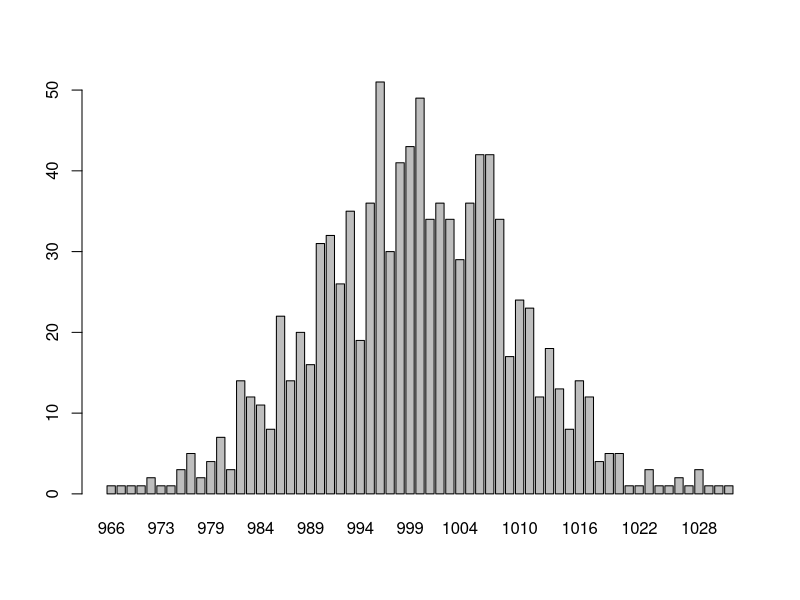
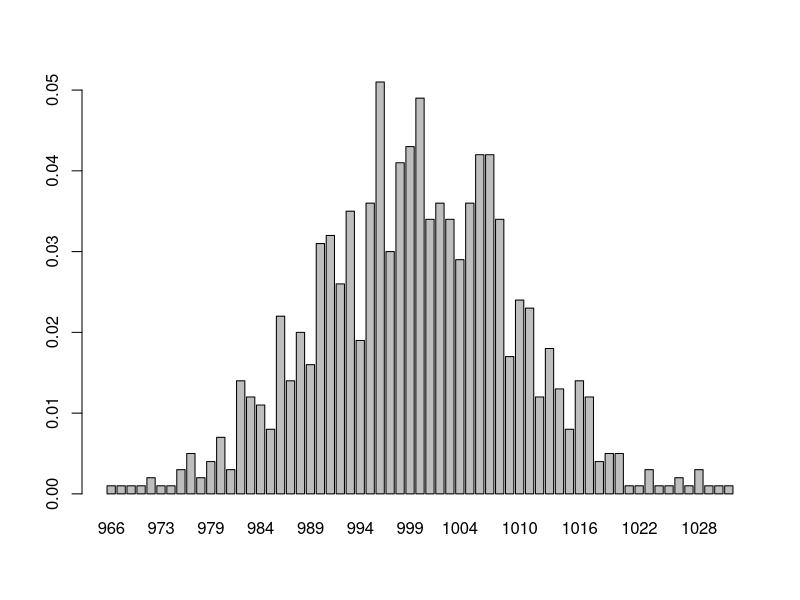
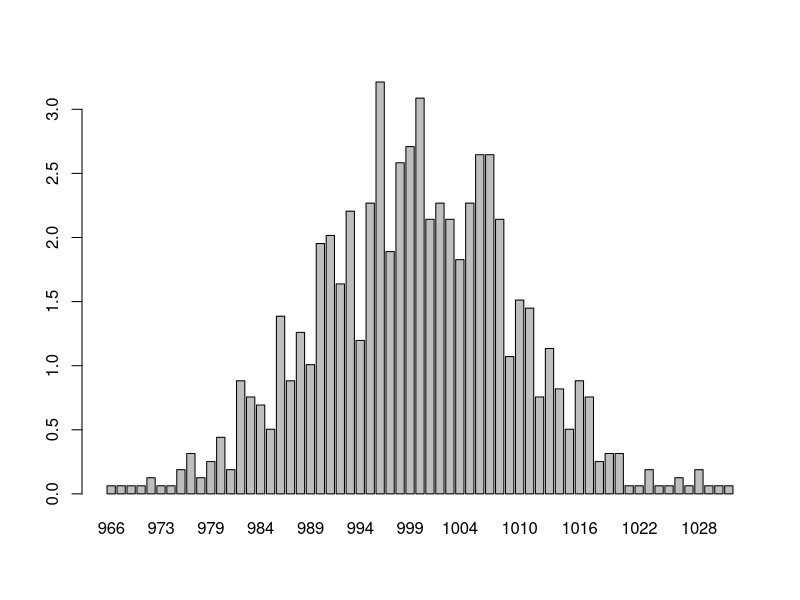
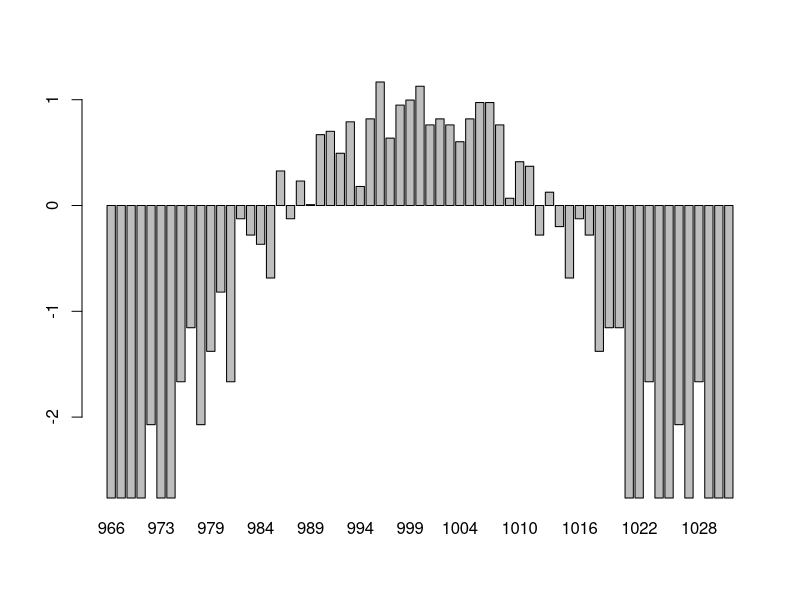
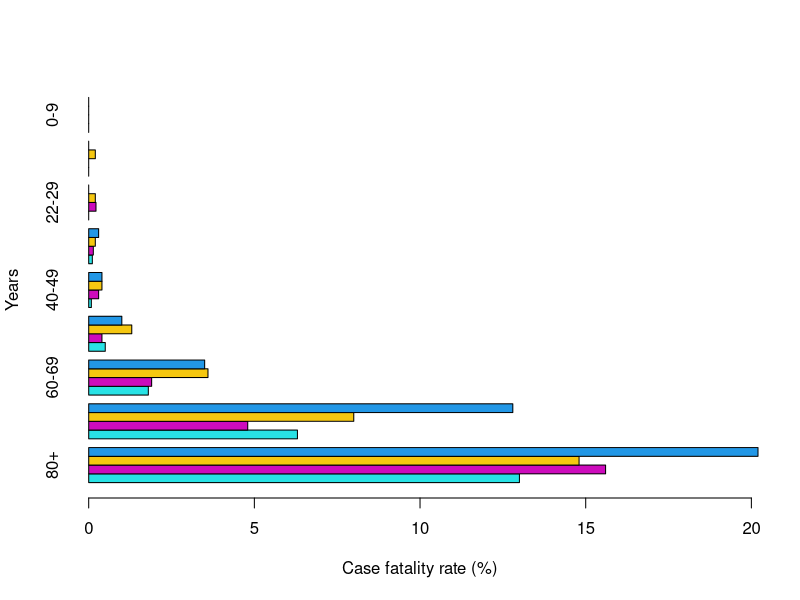
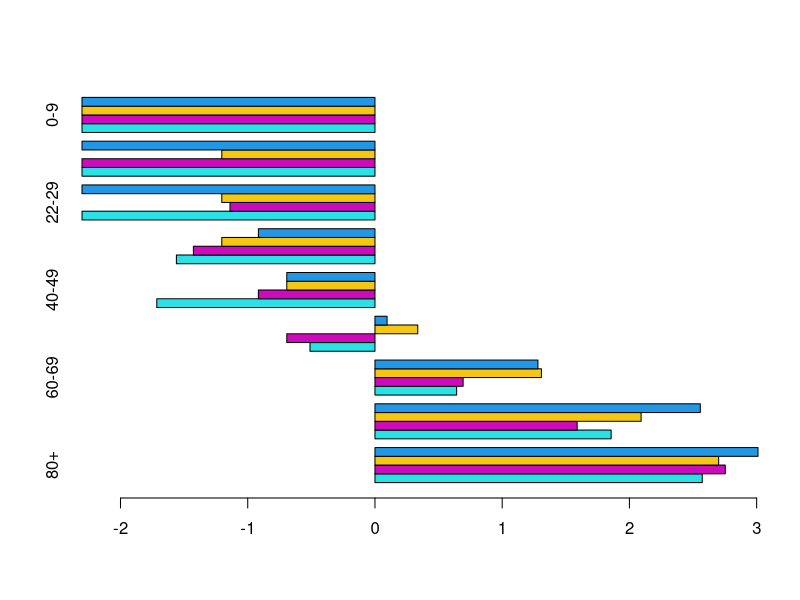
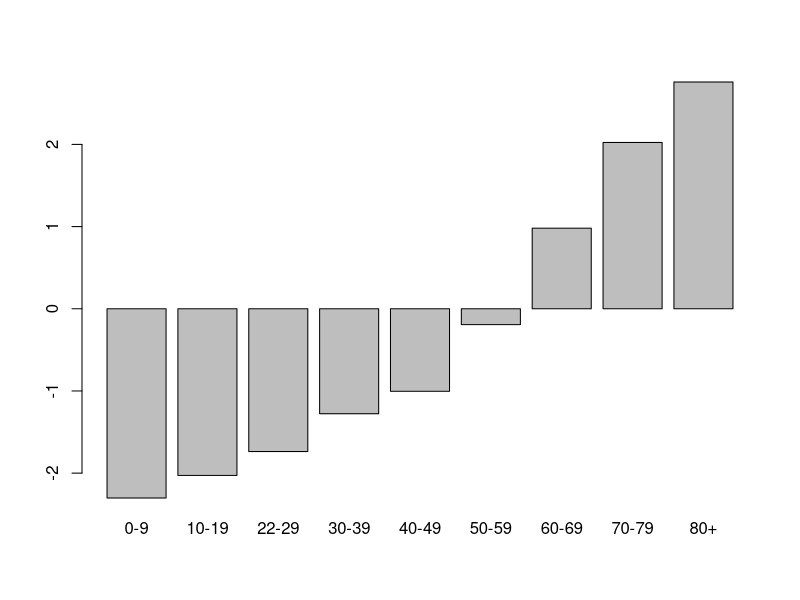
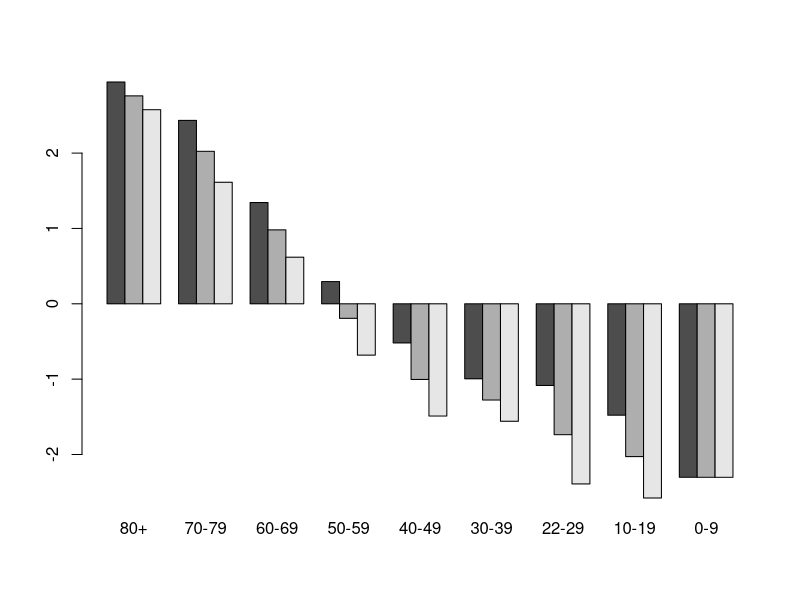

The R script that drew these images, in order:

## Generate some random categorical data
x <- round(rnorm(1000, 100) * 10)

head(x)

barplot(table(x))

t <- table(x)

## Change to frequencies
t <- t/1000

barplot(t)

## Average frequency?
a <- mean(t)
a

## relative frequency over the average
head(t)
head(t/a)

barplot(t/a)

barplot(log(t/a))


## Taking age data from here:
## https://ourworldindata.org/mortality-risk-covid#case-fatality-rate-of-covid-19-by-age

## The data below is a breakdown of CFR by age group across various
## countries. It shows very large differences of the CFR by age. This
## data is based on the number of confirmed cases and deaths in each
## age group as reported by national agencies.

## The data come from the:

## 1) Chinese Center for Disease Control and Prevention (CDC) as of
##    17th February;

## 2) Spanish Ministry of Health as of 24th March;

## 3) Korea Centers for Disease Control and Prevention (KCDC) as of
##    24th March; and

## 4) Italian National Institute of Health, as presented in the paper
##    by Onder et al. (2020) as of 17th March.17,18


case_fatality_rate_of_covid_19_by_age <-
    c(
        0.00, 0.00, 0.00, 0.00, #  0 to  9 years
        0.00, 0.00, 0.20, 0.00, # 10 to 19 years
        0.00, 0.22, 0.20, 0.00, # 22 to 29 years
        0.11, 0.14, 0.20, 0.30, # 30 to 39 years
        0.08, 0.30, 0.40, 0.40, # 40 to 49 years
        0.50, 0.40, 1.30, 1.00, # 50 to 59 years
        1.80, 1.90, 3.60, 3.50, # 60 to 69 years
        6.30, 4.80, 8.00, 12.8, # 70 to 79 years
        13.0, 15.6, 14.8, 20.2  # 80+      years
    )

cfrbyage <- case_fatality_rate_of_covid_19_by_age

## Knowing R, there is probably a cleaner way to do this...
cfrbyage.m <- matrix(cfrbyage, 9, byrow=TRUE)
cfrbyage.m

rownames(cfrbyage.m) <- c(
    "0-9",
    "10-19",
    "22-29",
    "30-39",
    "40-49",
    "50-59",
    "60-69",
    "70-79",
    "80+"
)

colnames(cfrbyage.m) <- c(
 "Italy", "China",   "Spain", "Korea")

cfrbyage.m

## In order to match the plot at Our World in Data, we turn the matrix
## 'upside down'...
cfrbyage.m <-
    cfrbyage.m[ nrow(cfrbyage.m):1, ]




barplot(t(cfrbyage.m), beside=TRUE, horiz=TRUE, col=c(5,6,7,4),
        xlab='Case fatality rate (%)', ylab='Years')

## There is no such thing as 'the average CFR'... However, lets
## pretend there is!
cfronavg <- 0.1


## Odds ratio (below we work with log odds for some reason)
cfrbyage.m / cfronavg

apply(cfrbyage.m / cfronavg, 1, mean)



## We add a very small CFR to allow for 0% CFR conversion to Log Odds
lod <- log(cfrbyage.m + 0.01 / cfronavg)
lod

barplot(t(lod), beside=TRUE, horiz=TRUE,
        col=c(5,6,7,4))


## To add insult to injury, lets average over all four studies...

means <-
    apply(lod, 1, mean)
stdevs <-
    apply(lod, 1, sd)

barplot(rev(means))


## Me no stats good? Unprobable!
barplot(rbind(means+stdevs, means,
              means-stdevs), beside=TRUE)
